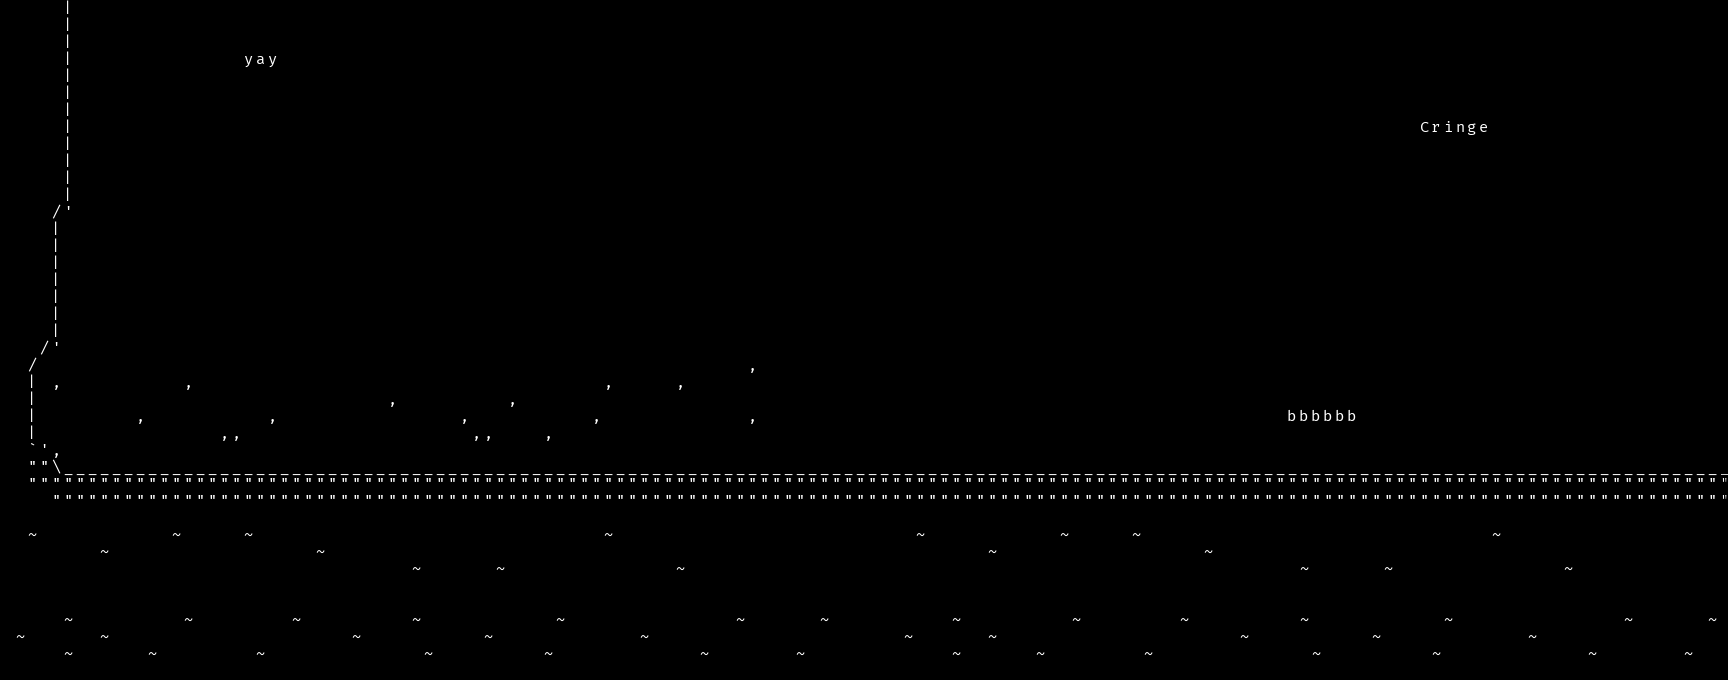

This game map was drawn from its Tiled (.tmx) file and the tilesets committed beside it. A one-line description and the trimmed map source follow:
An orthogonal 144x40 tile map with 12x17 px tiles, 2 tile layers (Background, Foreground) and 2 objects (2x Entity).

<map version="1.10" tiledversion="1.10.1" orientation="orthogonal" renderorder="left-down" width="144" height="40" tilewidth="12" tileheight="17" infinite="0" nextlayerid="10" nextobjectid="5">
 <tileset firstgid="1" source="font.tsx" />
 <layer id="1" name="Background" width="144" height="40">
  <properties>
   <property name="colliding" type="bool" value="false" />
  </properties>
  <data>[5760 cells, 376 non-empty, 15 distinct tile ids]</data>
 </layer>
 <layer id="9" name="Foreground" width="144" height="40">
  <properties>
   <property name="colliding" type="bool" value="true" />
  </properties>
  <data>[5760 cells, 167 non-empty, 5 distinct tile ids]</data>
 </layer>
 <objectgroup id="7" name="Entities">
  <object id="2" name="Player" type="Entity" x="103" y="368">
   <properties>
    <property name="face" value="=w=" />
    <property name="facing_right" type="bool" value="true" />
    <property name="id" value="player" />
    <property name="interact" value="TALK" />
   </properties>
   <point />
  </object>
  <object id="4" name="Literary girl" type="Entity" x="317.604" y="366.606">
   <properties>
    <property name="face" value="owo" />
    <property name="facing_right" type="bool" value="true" />
    <property name="id" value="literary-girl" />
    <property name="interact" value="flora-search-aurora::interact" />
   </properties>
   <point />
  </object>
 </objectgroup>
</map>